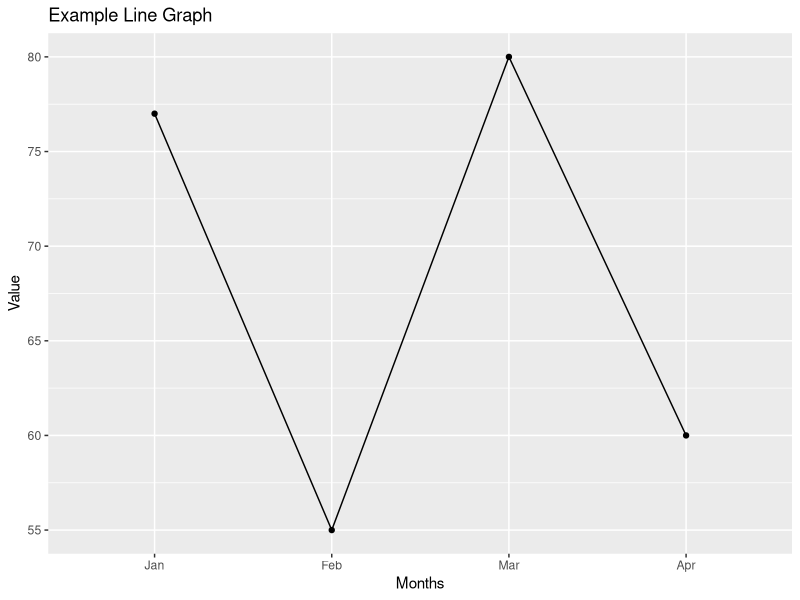

The R script that drew this image:
# Create data for chart
val <-data.frame(months = c('Jan','Feb','Mar','Apr'),
                 num = c(77,55,80,60))
# head(val)

library(ggplot2)

# Basic Line
ggp <- ggplot(data = val, aes(x = factor(months, level = c('Jan','Feb','Mar','Apr')),
                              y = num,
                              group = 1)) + 
  geom_line() +
  geom_point() +
  labs(x = "Months", y = "Value", title = "Example Line Graph")

ggp
